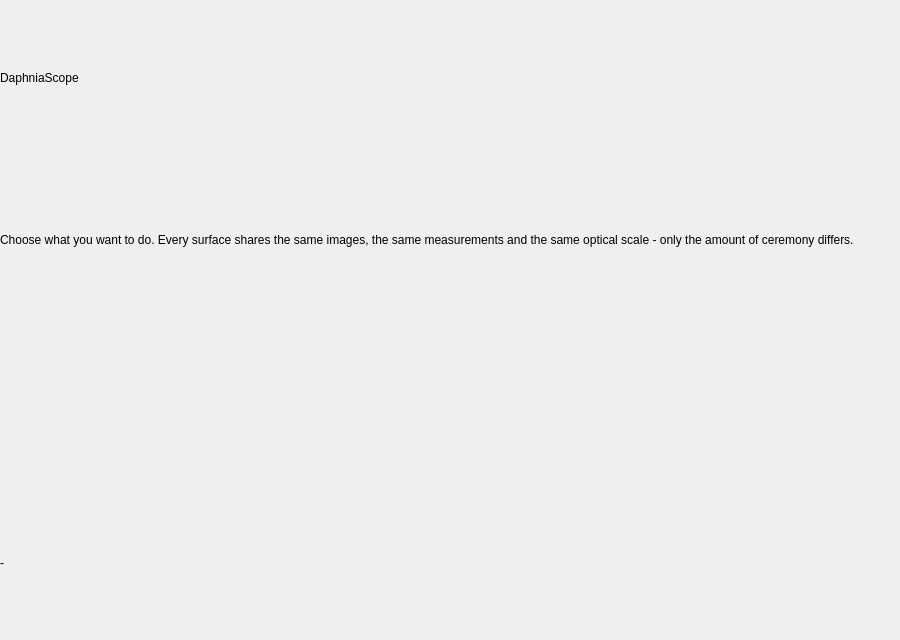
<?xml version="1.0" encoding="UTF-8"?>
<ui version="4.0">
 <class>Home</class>
 <widget class="QWidget" name="Home">
  <property name="geometry">
   <rect>
    <x>0</x>
    <y>0</y>
    <width>900</width>
    <height>640</height>
   </rect>
  </property>
  <property name="windowTitle">
   <string>Home</string>
  </property>
  <layout class="QVBoxLayout" name="home_layout">
   <property name="leftMargin">
    <number>0</number>
   </property>
   <property name="topMargin">
    <number>0</number>
   </property>
   <property name="rightMargin">
    <number>0</number>
   </property>
   <property name="bottomMargin">
    <number>0</number>
   </property>
   <item>
    <widget class="QLabel" name="title_label">
     <property name="text">
      <string>DaphniaScope</string>
     </property>
    </widget>
   </item>
   <item>
    <widget class="QLabel" name="subtitle_label">
     <property name="text">
      <string>Choose what you want to do. Every surface shares the same images, the same measurements and the same optical scale - only the amount of ceremony differs.</string>
     </property>
     <property name="wordWrap">
      <bool>true</bool>
     </property>
    </widget>
   </item>
   <item>
    <widget class="QWidget" name="tiles_container" native="true">
     <layout class="QVBoxLayout" name="tiles_layout">
      <property name="leftMargin">
       <number>0</number>
      </property>
      <property name="topMargin">
       <number>0</number>
      </property>
      <property name="rightMargin">
       <number>0</number>
      </property>
      <property name="bottomMargin">
       <number>0</number>
      </property>
     </layout>
    </widget>
   </item>
   <item>
    <widget class="QLabel" name="status_label">
     <property name="text">
      <string>-</string>
     </property>
     <property name="wordWrap">
      <bool>true</bool>
     </property>
    </widget>
   </item>
  </layout>
 </widget>
 <resources/>
 <connections/>
</ui>
